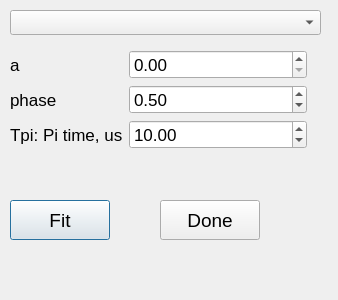
<?xml version="1.0" encoding="UTF-8"?>
<ui version="4.0">
 <class>fit_sine</class>
 <widget class="QDialog" name="fit_sine">
  <property name="geometry">
   <rect>
    <x>0</x>
    <y>0</y>
    <width>338</width>
    <height>300</height>
   </rect>
  </property>
  <property name="windowTitle">
   <string>Dialog</string>
  </property>
  <widget class="QComboBox" name="comboBox">
   <property name="geometry">
    <rect>
     <x>10</x>
     <y>10</y>
     <width>311</width>
     <height>25</height>
    </rect>
   </property>
  </widget>
  <widget class="QWidget" name="formLayoutWidget">
   <property name="geometry">
    <rect>
     <x>10</x>
     <y>50</y>
     <width>297</width>
     <height>121</height>
    </rect>
   </property>
   <layout class="QFormLayout" name="formLayout">
    <property name="fieldGrowthPolicy">
     <enum>QFormLayout::AllNonFixedFieldsGrow</enum>
    </property>
    <item row="0" column="0">
     <widget class="QLabel" name="label">
      <property name="font">
       <font>
        <pointsize>13</pointsize>
       </font>
      </property>
      <property name="text">
       <string>a</string>
      </property>
     </widget>
    </item>
    <item row="0" column="1">
     <widget class="QDoubleSpinBox" name="aSpinBox">
      <property name="font">
       <font>
        <pointsize>13</pointsize>
       </font>
      </property>
      <property name="maximum">
       <double>999.990000000000009</double>
      </property>
     </widget>
    </item>
    <item row="1" column="0">
     <widget class="QLabel" name="label_2">
      <property name="font">
       <font>
        <pointsize>13</pointsize>
       </font>
      </property>
      <property name="text">
       <string>phase</string>
      </property>
     </widget>
    </item>
    <item row="1" column="1">
     <widget class="QDoubleSpinBox" name="bSpinBox">
      <property name="font">
       <font>
        <pointsize>13</pointsize>
       </font>
      </property>
      <property name="maximum">
       <double>99999.990000000005239</double>
      </property>
      <property name="value">
       <double>0.500000000000000</double>
      </property>
     </widget>
    </item>
    <item row="2" column="0">
     <widget class="QLabel" name="label_3">
      <property name="font">
       <font>
        <pointsize>13</pointsize>
       </font>
      </property>
      <property name="text">
       <string>Tpi: Pi time, us</string>
      </property>
     </widget>
    </item>
    <item row="2" column="1">
     <widget class="QDoubleSpinBox" name="TpiSpinBox">
      <property name="font">
       <font>
        <pointsize>13</pointsize>
       </font>
      </property>
      <property name="maximum">
       <double>99999.990000000005239</double>
      </property>
      <property name="value">
       <double>10.000000000000000</double>
      </property>
     </widget>
    </item>
   </layout>
  </widget>
  <widget class="QPushButton" name="fitButton_2">
   <property name="geometry">
    <rect>
     <x>10</x>
     <y>200</y>
     <width>100</width>
     <height>40</height>
    </rect>
   </property>
   <property name="font">
    <font>
     <pointsize>14</pointsize>
    </font>
   </property>
   <property name="text">
    <string>Fit</string>
   </property>
   <property name="shortcut">
    <string>Ctrl+F</string>
   </property>
  </widget>
  <widget class="QPushButton" name="fitButton_3">
   <property name="geometry">
    <rect>
     <x>160</x>
     <y>200</y>
     <width>100</width>
     <height>40</height>
    </rect>
   </property>
   <property name="font">
    <font>
     <pointsize>14</pointsize>
    </font>
   </property>
   <property name="text">
    <string>Done</string>
   </property>
   <property name="shortcut">
    <string>Ctrl+F</string>
   </property>
  </widget>
 </widget>
 <resources/>
 <connections/>
</ui>
